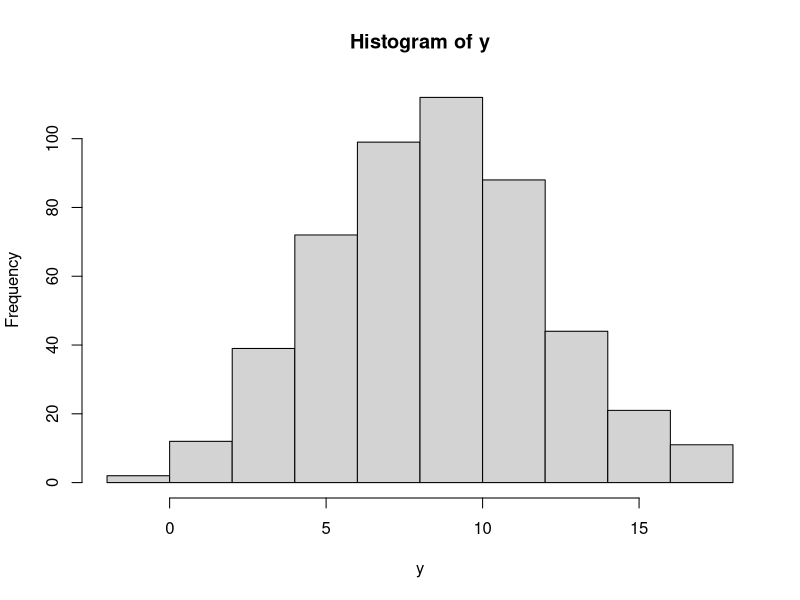

R code for this plot: (Note: this script raises an error after producing the figure.)
rearing <- sample(c("isolated","social"), size=500, replace=T)
parental.mean <- runif(min=0, max=10, n=500)
age.class <- sample(c("a","b","c"), size=500, replace=T)
size <- rnorm(mean=5, sd=1, n=500)
x <- 2 * as.numeric(as.factor(rearing)) + 
    .2 * parental.mean + 
     1 * as.numeric(as.factor(age.class)) +
    .5 * size

y <- rnorm(mean=x, sd=3,n=500)
hist(y)
range(y)
y[y<0]<-0
y[y>10]<-10
summary(glm(y~age.class+rearing+parental.mean+size))

color <- sample(c("blue","red","black"), size=500, replace=T)
origin.con <- sample(c("chi", "usa","jap","vie"), size=500, replace=T)
c.fin.length <- rnorm(mean=size*.4, sd=.2, n=500)
mated <- sample(c("yes","no"), size=500, replace=T)

fight.won <- y
dat <- data.frame(round(y), origin.con, rearing, mated, age.class, 
                  parental.mean, size, c.fin.length, color)
dat$age.class[dat$age.class=="b"] <- "temp"
plot(y~age)
     
     
     write.csv(dat, "betta_splendens.csv")
     
     
     
dat <- read.csv("betta_splendens.csv")
fit <- glm(dat$fight.won~dat$rearing+dat$age.class+dat$parental.mean+dat$size)
fit2 <- glm(dat$fight.won~dat$rearing+dat$age.class+dat$parental.mean+dat$size, poisson)
